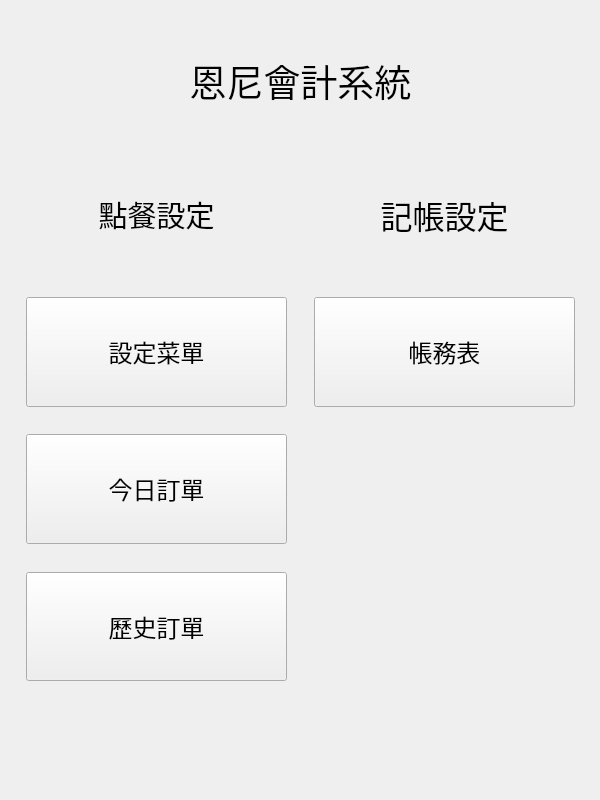
<?xml version="1.0" encoding="UTF-8"?>
<ui version="4.0">
 <class>HomePage</class>
 <widget class="QWidget" name="HomePage">
  <property name="geometry">
   <rect>
    <x>0</x>
    <y>0</y>
    <width>600</width>
    <height>800</height>
   </rect>
  </property>
  <property name="minimumSize">
   <size>
    <width>600</width>
    <height>800</height>
   </size>
  </property>
  <property name="maximumSize">
   <size>
    <width>600</width>
    <height>800</height>
   </size>
  </property>
  <property name="windowTitle">
   <string>Form</string>
  </property>
  <widget class="QLabel" name="label">
   <property name="geometry">
    <rect>
     <x>0</x>
     <y>0</y>
     <width>601</width>
     <height>161</height>
    </rect>
   </property>
   <property name="font">
    <font>
     <family>微軟正黑體</family>
     <pointsize>28</pointsize>
    </font>
   </property>
   <property name="layoutDirection">
    <enum>Qt::LeftToRight</enum>
   </property>
   <property name="text">
    <string>恩尼會計系統</string>
   </property>
   <property name="alignment">
    <set>Qt::AlignCenter</set>
   </property>
  </widget>
  <widget class="QWidget" name="gridLayoutWidget">
   <property name="geometry">
    <rect>
     <x>0</x>
     <y>160</y>
     <width>601</width>
     <height>521</height>
    </rect>
   </property>
   <layout class="QGridLayout" name="gridLayout" rowstretch="5,1,5,1,5,1,5" columnstretch="1,10,1,10,1">
    <property name="leftMargin">
     <number>0</number>
    </property>
    <property name="topMargin">
     <number>0</number>
    </property>
    <property name="rightMargin">
     <number>0</number>
    </property>
    <property name="bottomMargin">
     <number>0</number>
    </property>
    <property name="horizontalSpacing">
     <number>0</number>
    </property>
    <item row="0" column="2">
     <spacer name="horizontalSpacer">
      <property name="orientation">
       <enum>Qt::Horizontal</enum>
      </property>
      <property name="sizeHint" stdset="0">
       <size>
        <width>40</width>
        <height>20</height>
       </size>
      </property>
     </spacer>
    </item>
    <item row="0" column="1">
     <widget class="QLabel" name="setOrder_label">
      <property name="sizePolicy">
       <sizepolicy hsizetype="Preferred" vsizetype="Preferred">
        <horstretch>0</horstretch>
        <verstretch>0</verstretch>
       </sizepolicy>
      </property>
      <property name="font">
       <font>
        <family>微軟正黑體</family>
        <pointsize>22</pointsize>
       </font>
      </property>
      <property name="text">
       <string>點餐設定</string>
      </property>
      <property name="alignment">
       <set>Qt::AlignCenter</set>
      </property>
     </widget>
    </item>
    <item row="5" column="1">
     <spacer name="verticalSpacer_3">
      <property name="orientation">
       <enum>Qt::Vertical</enum>
      </property>
      <property name="sizeHint" stdset="0">
       <size>
        <width>20</width>
        <height>40</height>
       </size>
      </property>
     </spacer>
    </item>
    <item row="0" column="4">
     <spacer name="horizontalSpacer_3">
      <property name="orientation">
       <enum>Qt::Horizontal</enum>
      </property>
      <property name="sizeHint" stdset="0">
       <size>
        <width>40</width>
        <height>20</height>
       </size>
      </property>
     </spacer>
    </item>
    <item row="3" column="1">
     <spacer name="verticalSpacer_2">
      <property name="orientation">
       <enum>Qt::Vertical</enum>
      </property>
      <property name="sizeHint" stdset="0">
       <size>
        <width>20</width>
        <height>40</height>
       </size>
      </property>
     </spacer>
    </item>
    <item row="1" column="1">
     <spacer name="verticalSpacer">
      <property name="orientation">
       <enum>Qt::Vertical</enum>
      </property>
      <property name="sizeHint" stdset="0">
       <size>
        <width>20</width>
        <height>40</height>
       </size>
      </property>
     </spacer>
    </item>
    <item row="2" column="1">
     <widget class="QPushButton" name="SetMenuButton">
      <property name="sizePolicy">
       <sizepolicy hsizetype="Preferred" vsizetype="Preferred">
        <horstretch>0</horstretch>
        <verstretch>0</verstretch>
       </sizepolicy>
      </property>
      <property name="font">
       <font>
        <family>微軟正黑體</family>
        <pointsize>18</pointsize>
       </font>
      </property>
      <property name="text">
       <string>設定菜單</string>
      </property>
     </widget>
    </item>
    <item row="0" column="3">
     <widget class="QLabel" name="account_label">
      <property name="sizePolicy">
       <sizepolicy hsizetype="Preferred" vsizetype="Preferred">
        <horstretch>0</horstretch>
        <verstretch>0</verstretch>
       </sizepolicy>
      </property>
      <property name="font">
       <font>
        <family>微軟正黑體</family>
        <pointsize>24</pointsize>
       </font>
      </property>
      <property name="text">
       <string>記帳設定</string>
      </property>
      <property name="alignment">
       <set>Qt::AlignCenter</set>
      </property>
     </widget>
    </item>
    <item row="2" column="3">
     <widget class="QPushButton" name="SetAccountButton">
      <property name="sizePolicy">
       <sizepolicy hsizetype="Preferred" vsizetype="Preferred">
        <horstretch>0</horstretch>
        <verstretch>0</verstretch>
       </sizepolicy>
      </property>
      <property name="font">
       <font>
        <family>微軟正黑體</family>
        <pointsize>18</pointsize>
       </font>
      </property>
      <property name="text">
       <string>帳務表</string>
      </property>
     </widget>
    </item>
    <item row="0" column="0">
     <spacer name="horizontalSpacer_2">
      <property name="orientation">
       <enum>Qt::Horizontal</enum>
      </property>
      <property name="sizeHint" stdset="0">
       <size>
        <width>40</width>
        <height>20</height>
       </size>
      </property>
     </spacer>
    </item>
    <item row="4" column="1">
     <widget class="QPushButton" name="TodayOrderButton">
      <property name="sizePolicy">
       <sizepolicy hsizetype="Preferred" vsizetype="Preferred">
        <horstretch>0</horstretch>
        <verstretch>0</verstretch>
       </sizepolicy>
      </property>
      <property name="font">
       <font>
        <family>微軟正黑體</family>
        <pointsize>18</pointsize>
       </font>
      </property>
      <property name="text">
       <string>今日訂單</string>
      </property>
     </widget>
    </item>
    <item row="6" column="1">
     <widget class="QPushButton" name="HistoryOrderButton">
      <property name="sizePolicy">
       <sizepolicy hsizetype="Preferred" vsizetype="Preferred">
        <horstretch>0</horstretch>
        <verstretch>0</verstretch>
       </sizepolicy>
      </property>
      <property name="font">
       <font>
        <family>微軟正黑體</family>
        <pointsize>18</pointsize>
       </font>
      </property>
      <property name="text">
       <string>歷史訂單</string>
      </property>
     </widget>
    </item>
   </layout>
  </widget>
 </widget>
 <resources/>
 <connections/>
</ui>
